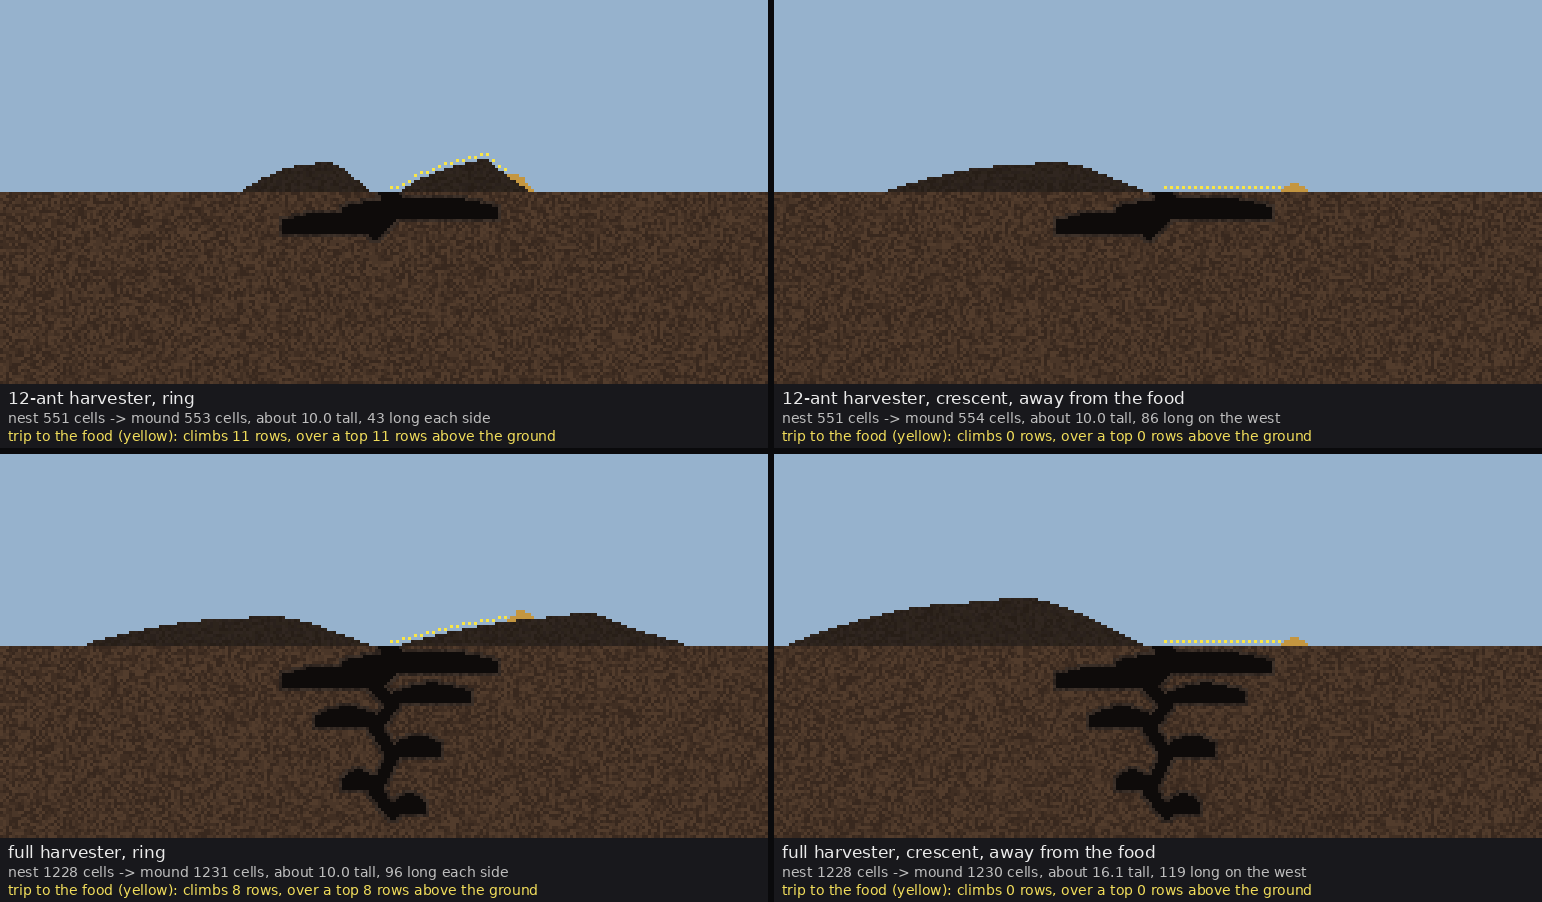

Here is the Python script that generated this plot:
"""SCRATCH (teacher design section 5): the same nest with a ring mound and with a one-sided crescent, the foragers'
route to the food drawn on, for the owner to judge (design v2's question 1).

usage: python3 -I ringcrescent.py SPECS.json OUT.png

Two nests, both the harvester profile at the owner's 7-cell chambers: sized for 12 ants (the shaft and its top three
chambers -- the review's "shaft and 2-3 chambers at 12 ants") and the full stack. Each with the soil it dug heaped
**as a ring** (half each side of the mouth) and **as a crescent** (all of it on the side away from the food). The
mound holds exactly the nest's dug cells (a 2D slice: nothing spreads into a third dimension). Its profile is a lumpy
bump, not a trapezoid -- real drop points are spread round the crest -- starting 3 cells out from the mouth's edge,
kept to at most 10 cells tall by lengthening it; the crescent therefore runs further out or stands taller. Food sits 45
columns east of the mouth (the lab's goal box puts its heap 30 east; the dig ladder's rung 9 drips at 10-30), on top
of whatever the mound has put there.

The route is the surface an ant walks from the mouth to the food: it reports **how many rows it climbs**, which is the
cost a ring puts on every trip -- or the tunnel the ants would dig through it instead, which is what the old game's
ants did (`dead-ends.md`, `MOUND_DIG`).
"""
import json, math, random, sys, os
sys.path.insert(0, os.path.dirname(os.path.abspath(__file__)))
import render_blueprints as rb
from PIL import Image, ImageDraw, ImageFont

W, H, G, X0 = rb.W, rb.H, rb.G, rb.X0
FOOD_DX = 45


def twelve_ant(b):
    """The harvester sized for 12 ants: the shaft down to the third chamber, and the top three chambers."""
    import copy
    b = copy.deepcopy(b)
    order = sorted(b["chambers"], key=lambda c: c["floor_depth_bl"])
    b["chambers"] = order[:3]
    deep = order[2]["floor_depth_bl"]
    wp = b["shaft"]["waypoints_x_depth_bl"]
    b["shaft"]["waypoints_x_depth_bl"] = [p for p in wp if p[1] <= deep + 0.5] or wp[:3]
    return b


def mound(area, sides, start, hmax=10, rnd=None):
    """Heights by column offset from the mouth for a lumpy bump holding `area` cells per the sides given."""
    per = area / len(sides)
    L = max(16, per / (0.64 * hmax))                       # a half-sine bump of height h, length L holds 0.64 h L
    room = W // 2 - start - 4
    if L > room:
        L = room
    h = per / (0.64 * L)
    prof = {}
    for s in sides:
        bumps = [(rnd.uniform(0.15, 0.85), rnd.uniform(0.08, 0.2), rnd.uniform(0.1, 0.25)) for _ in range(4)]
        tot = 0
        raw = {}
        for k in range(int(L) + 1):
            t = k / L
            v = math.sin(math.pi * t) ** 0.8 * (1 + sum(a * math.exp(-((t - c) / w) ** 2) for c, w, a in bumps))
            raw[k] = v
            tot += v
        scale = per / tot
        for k, v in raw.items():
            prof[X0 + s * (start + k)] = prof.get(X0 + s * (start + k), 0) + v * scale
    return {x: int(round(v)) for x, v in prof.items() if 0 <= x < W}, h, L


def panel(b, title, sides, seed=1):
    open_ = rb.build(b)
    dug = len(open_)
    rnd = random.Random(seed)
    prof, h, L = mound(dug, sides, start=2 + 3, rnd=rnd)
    img = Image.new("RGB", (W, H), rb.SKY)
    px = img.load()
    for x in range(W):
        for y in range(G, H):
            if (x, y) in open_:
                px[x, y] = rb.VOID
            elif any((x + dx, y + dy) in open_ for dx in (-1, 0, 1) for dy in (-1, 0, 1)):
                px[x, y] = rnd.choice(rb.LINED)
            else:
                px[x, y] = rnd.choice(rb.SOIL)
        for k in range(prof.get(x, 0)):
            px[x, G - 1 - k] = rnd.choice(rb.SPOIL)
    # food heap on top of whatever is there
    fx = X0 + FOOD_DX
    for dx in range(-4, 5):
        top = G - prof.get(fx + dx, 0)
        for k in range(3 - abs(dx) // 2):
            px[fx + dx, top - 1 - k] = (196, 150, 64)
    # the walked route: the surface from the mouth's east lip to the food
    route = []
    for x in range(X0 + 2, fx - 4):
        route.append((x, G - prof.get(x, 0) - 2))
    climb = sum(max(0, route[i][1] - route[i + 1][1]) for i in range(len(route) - 1))
    peak = G - min(y for _, y in route) - 2
    for i, (x, y) in enumerate(route):
        if i % 2 == 0:
            px[x, y] = (250, 230, 70)
    z = 3
    big = img.resize((W * z, H * z), Image.NEAREST)
    canvas = Image.new("RGB", (W * z, H * z + 64), (24, 24, 28))
    canvas.paste(big, (0, 0))
    d = ImageDraw.Draw(canvas)
    try:
        f = ImageFont.truetype("/usr/share/fonts/truetype/dejavu/DejaVuSans.ttf", 17)
        fs = ImageFont.truetype("/usr/share/fonts/truetype/dejavu/DejaVuSans.ttf", 14)
    except OSError:
        f = fs = ImageFont.load_default()
    d.text((8, H * z + 4), title, fill=(235, 235, 235), font=f)
    d.text((8, H * z + 26), f"nest {dug} cells -> mound {sum(prof.values())} cells, about {h:.1f} tall, "
           f"{L:.0f} long {'each side' if len(sides) == 2 else 'on the west'}", fill=(190, 190, 190), font=fs)
    d.text((8, H * z + 44), f"trip to the food (yellow): climbs {climb} rows, over a top {peak} rows above the ground",
           fill=(240, 220, 90), font=fs)
    return canvas, dict(dug=dug, mound_h=round(h, 1), mound_len=round(L), climb=climb, peak=peak)


if __name__ == "__main__":
    spec = json.load(open(sys.argv[1]))
    harv = rb.owner_scale([b for b in spec["blueprints"] if b["id"] == "harvester_stack"][0])
    small = twelve_ant(harv)
    rows = []
    out = []
    for nest, name in ((small, "12-ant harvester"), (harv, "full harvester")):
        for sides, kind in (((-1, 1), "ring"), ((-1,), "crescent, away from the food")):
            c, m = panel(nest, f"{name}, {kind}", sides)
            out.append(c)
            rows.append((name, kind, m))
            print(name, kind, m)
    w, h = out[0].size
    sheet = Image.new("RGB", (2 * w + 6, 2 * h + 6), (10, 10, 12))
    for i, c in enumerate(out):
        sheet.paste(c, ((i % 2) * (w + 6), (i // 2) * (h + 6)))
    sheet.save(sys.argv[2])
